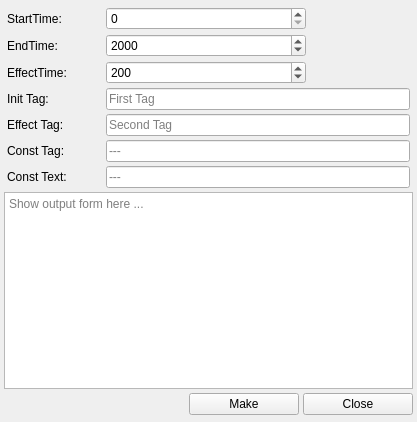
<?xml version="1.0" encoding="UTF-8"?>
<ui version="4.0">
 <class>AssTtagLooper</class>
 <widget class="QWidget" name="AssTtagLooper">
  <property name="geometry">
   <rect>
    <x>0</x>
    <y>0</y>
    <width>417</width>
    <height>422</height>
   </rect>
  </property>
  <property name="acceptDrops">
   <bool>true</bool>
  </property>
  <property name="windowTitle">
   <string>ASS T-tag Looper</string>
  </property>
  <layout class="QVBoxLayout" name="verticalLayout_2">
   <property name="leftMargin">
    <number>4</number>
   </property>
   <property name="topMargin">
    <number>4</number>
   </property>
   <property name="rightMargin">
    <number>4</number>
   </property>
   <property name="bottomMargin">
    <number>7</number>
   </property>
   <item>
    <layout class="QVBoxLayout" name="verticalLayout">
     <property name="spacing">
      <number>4</number>
     </property>
     <item>
      <layout class="QHBoxLayout" name="horizontalLayout">
       <property name="leftMargin">
        <number>3</number>
       </property>
       <property name="topMargin">
        <number>3</number>
       </property>
       <item>
        <widget class="QLabel" name="startTimeLabel">
         <property name="minimumSize">
          <size>
           <width>95</width>
           <height>0</height>
          </size>
         </property>
         <property name="layoutDirection">
          <enum>Qt::LeftToRight</enum>
         </property>
         <property name="text">
          <string>StartTime:</string>
         </property>
        </widget>
       </item>
       <item>
        <widget class="QSpinBox" name="startTimeSpinBox">
         <property name="minimumSize">
          <size>
           <width>200</width>
           <height>0</height>
          </size>
         </property>
         <property name="maximum">
          <number>999999999</number>
         </property>
         <property name="singleStep">
          <number>100</number>
         </property>
        </widget>
       </item>
       <item>
        <spacer name="horizontalSpacer_2">
         <property name="orientation">
          <enum>Qt::Horizontal</enum>
         </property>
         <property name="sizeHint" stdset="0">
          <size>
           <width>40</width>
           <height>20</height>
          </size>
         </property>
        </spacer>
       </item>
      </layout>
     </item>
     <item>
      <layout class="QHBoxLayout" name="horizontalLayout_2">
       <property name="leftMargin">
        <number>3</number>
       </property>
       <item>
        <widget class="QLabel" name="endTimeLabel">
         <property name="minimumSize">
          <size>
           <width>95</width>
           <height>0</height>
          </size>
         </property>
         <property name="layoutDirection">
          <enum>Qt::LeftToRight</enum>
         </property>
         <property name="text">
          <string>EndTime:</string>
         </property>
        </widget>
       </item>
       <item>
        <widget class="QSpinBox" name="endTimeSpinBox">
         <property name="minimumSize">
          <size>
           <width>200</width>
           <height>0</height>
          </size>
         </property>
         <property name="maximum">
          <number>999999999</number>
         </property>
         <property name="singleStep">
          <number>100</number>
         </property>
         <property name="value">
          <number>2000</number>
         </property>
        </widget>
       </item>
       <item>
        <spacer name="horizontalSpacer_4">
         <property name="orientation">
          <enum>Qt::Horizontal</enum>
         </property>
         <property name="sizeHint" stdset="0">
          <size>
           <width>40</width>
           <height>20</height>
          </size>
         </property>
        </spacer>
       </item>
      </layout>
     </item>
     <item>
      <layout class="QHBoxLayout" name="horizontalLayout_3">
       <property name="leftMargin">
        <number>3</number>
       </property>
       <item>
        <widget class="QLabel" name="effectTimeLabel">
         <property name="minimumSize">
          <size>
           <width>95</width>
           <height>0</height>
          </size>
         </property>
         <property name="layoutDirection">
          <enum>Qt::LeftToRight</enum>
         </property>
         <property name="text">
          <string>EffectTime:</string>
         </property>
        </widget>
       </item>
       <item>
        <widget class="QSpinBox" name="effectTimeSpinBox">
         <property name="minimumSize">
          <size>
           <width>200</width>
           <height>0</height>
          </size>
         </property>
         <property name="maximum">
          <number>999999999</number>
         </property>
         <property name="singleStep">
          <number>100</number>
         </property>
         <property name="value">
          <number>200</number>
         </property>
        </widget>
       </item>
       <item>
        <spacer name="horizontalSpacer_3">
         <property name="orientation">
          <enum>Qt::Horizontal</enum>
         </property>
         <property name="sizeHint" stdset="0">
          <size>
           <width>40</width>
           <height>20</height>
          </size>
         </property>
        </spacer>
       </item>
      </layout>
     </item>
     <item>
      <layout class="QHBoxLayout" name="horizontalLayout_4">
       <property name="leftMargin">
        <number>3</number>
       </property>
       <property name="rightMargin">
        <number>3</number>
       </property>
       <item>
        <widget class="QLabel" name="initTagLabel">
         <property name="minimumSize">
          <size>
           <width>95</width>
           <height>0</height>
          </size>
         </property>
         <property name="layoutDirection">
          <enum>Qt::LeftToRight</enum>
         </property>
         <property name="text">
          <string>Init Tag:</string>
         </property>
        </widget>
       </item>
       <item>
        <widget class="QLineEdit" name="initTagLineEdit">
         <property name="placeholderText">
          <string>First Tag</string>
         </property>
        </widget>
       </item>
      </layout>
     </item>
     <item>
      <layout class="QHBoxLayout" name="horizontalLayout_5">
       <property name="leftMargin">
        <number>3</number>
       </property>
       <property name="rightMargin">
        <number>3</number>
       </property>
       <item>
        <widget class="QLabel" name="effectTagLabel">
         <property name="minimumSize">
          <size>
           <width>95</width>
           <height>0</height>
          </size>
         </property>
         <property name="layoutDirection">
          <enum>Qt::LeftToRight</enum>
         </property>
         <property name="text">
          <string>Effect Tag:</string>
         </property>
        </widget>
       </item>
       <item>
        <widget class="QLineEdit" name="effectTagTineEdit">
         <property name="placeholderText">
          <string>Second Tag</string>
         </property>
        </widget>
       </item>
      </layout>
     </item>
     <item>
      <layout class="QHBoxLayout" name="horizontalLayout_6">
       <property name="leftMargin">
        <number>3</number>
       </property>
       <property name="rightMargin">
        <number>3</number>
       </property>
       <item>
        <widget class="QLabel" name="constTagLabel">
         <property name="minimumSize">
          <size>
           <width>95</width>
           <height>0</height>
          </size>
         </property>
         <property name="layoutDirection">
          <enum>Qt::LeftToRight</enum>
         </property>
         <property name="text">
          <string>Const Tag:</string>
         </property>
        </widget>
       </item>
       <item>
        <widget class="QLineEdit" name="constTagLineEdit">
         <property name="placeholderText">
          <string>---</string>
         </property>
        </widget>
       </item>
      </layout>
     </item>
     <item>
      <layout class="QHBoxLayout" name="horizontalLayout_7">
       <property name="leftMargin">
        <number>3</number>
       </property>
       <property name="rightMargin">
        <number>3</number>
       </property>
       <item>
        <widget class="QLabel" name="constTextLabel">
         <property name="minimumSize">
          <size>
           <width>95</width>
           <height>0</height>
          </size>
         </property>
         <property name="layoutDirection">
          <enum>Qt::LeftToRight</enum>
         </property>
         <property name="text">
          <string>Const Text:</string>
         </property>
        </widget>
       </item>
       <item>
        <widget class="QLineEdit" name="constTextLineEdit">
         <property name="placeholderText">
          <string>---</string>
         </property>
        </widget>
       </item>
      </layout>
     </item>
     <item>
      <widget class="QTextEdit" name="textEdit">
       <property name="acceptDrops">
        <bool>false</bool>
       </property>
       <property name="placeholderText">
        <string>Show output form here ...</string>
       </property>
      </widget>
     </item>
     <item>
      <layout class="QHBoxLayout" name="horizontalLayout_8">
       <property name="leftMargin">
        <number>0</number>
       </property>
       <property name="rightMargin">
        <number>0</number>
       </property>
       <property name="bottomMargin">
        <number>0</number>
       </property>
       <item>
        <spacer name="horizontalSpacer">
         <property name="orientation">
          <enum>Qt::Horizontal</enum>
         </property>
         <property name="sizeHint" stdset="0">
          <size>
           <width>40</width>
           <height>20</height>
          </size>
         </property>
        </spacer>
       </item>
       <item>
        <widget class="QPushButton" name="makeBt">
         <property name="minimumSize">
          <size>
           <width>110</width>
           <height>0</height>
          </size>
         </property>
         <property name="text">
          <string>Make</string>
         </property>
         <property name="icon">
          <iconset resource="../res/res.qrc">
           <normaloff>:/buttons/benchmark.png</normaloff>:/buttons/benchmark.png</iconset>
         </property>
        </widget>
       </item>
       <item>
        <widget class="QPushButton" name="hideBt">
         <property name="minimumSize">
          <size>
           <width>110</width>
           <height>0</height>
          </size>
         </property>
         <property name="text">
          <string>Close</string>
         </property>
         <property name="icon">
          <iconset resource="../res/res.qrc">
           <normaloff>:/buttons/cross_grey.png</normaloff>:/buttons/cross_grey.png</iconset>
         </property>
        </widget>
       </item>
      </layout>
     </item>
    </layout>
   </item>
  </layout>
 </widget>
 <resources>
  <include location="../res/res.qrc"/>
 </resources>
 <connections/>
</ui>
